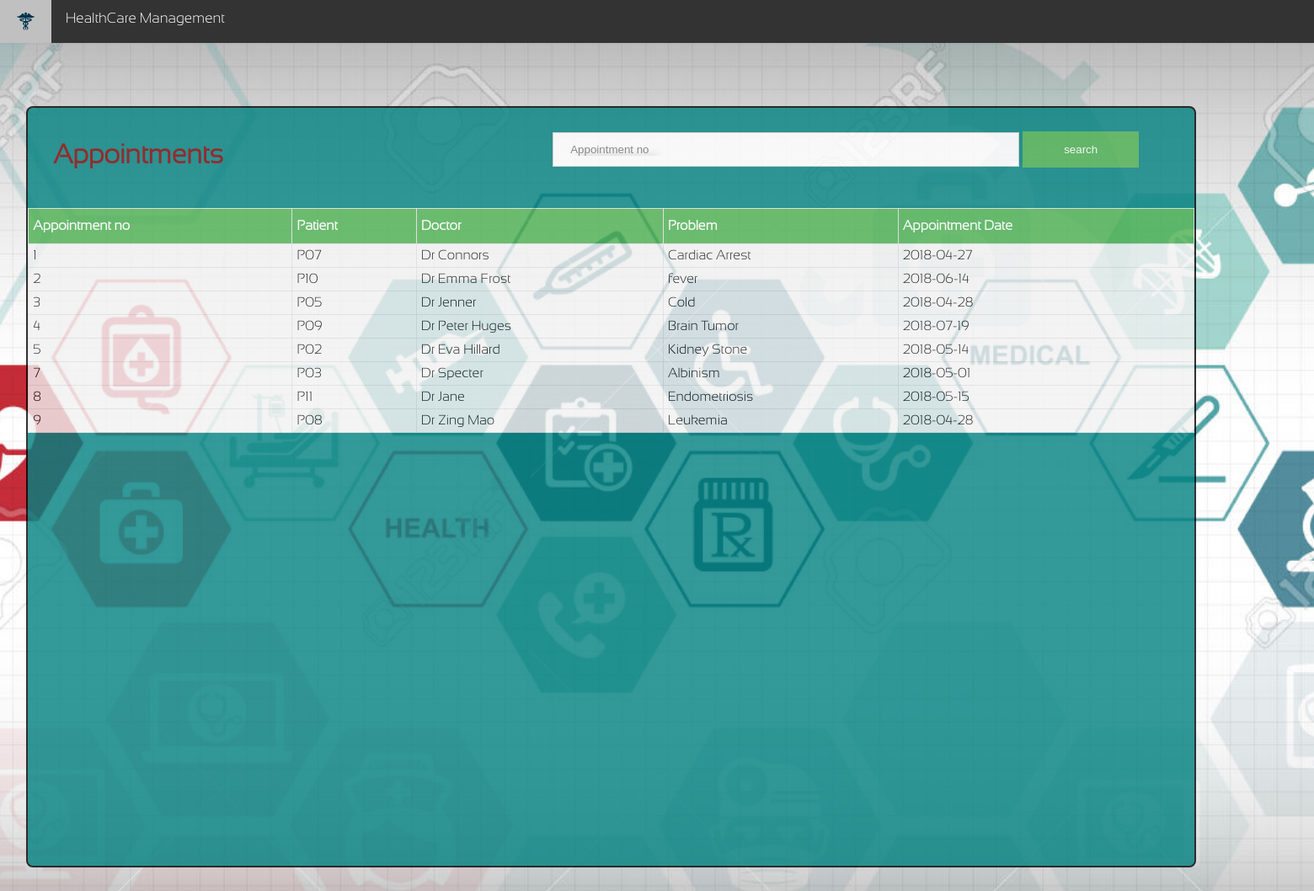
/appdet.php, run on the app's committed database.
### tables this page shows
CREATE TABLE appoinment(
	appno int NOT NULL,
	Pat_id varchar(10) NOT NULL,
	Doctor varchar(30),
	prob varchar(20),
	dat date,
	INDEX pat_ind1(Pat_id),
	FOREIGN KEY (Pat_id) REFERENCES patient(Pat_id)
		ON DELETE CASCADE ON UPDATE CASCADE

);

### pass.php (the view, shortened to what this page needs)
<?php
$db = mysqli_connect('localhost', 'root', '', 'dbms');
function appointment_det(){
global $db;
$query2="select * from appoinment";
	$result2=mysqli_query($db,$query2);
	while($row=mysqli_fetch_array($result2))
	{
		$appno=$row['appno'];
		$patid=$row['Pat_id'];
		$doc=$row['Doctor'];
		$prob=$row['prob'];
		$date=$row['dat'];
		echo "<tr class='tab'>
				<td>$appno</td>
				<td>$patid</td>
				<td>$doc</td>
				<td>$prob</td>
				<td>$date</td>
				</tr>";
	}
}
?>

### appdet.php (shortened to what this page needs)
<?php
include("pass.php");
?>
<!DOCTYPE html>
<html>
<head>
	<link rel="stylesheet" type="text/css" href="p.css">
</head>
<body>
<nav id="nav">
	<ul>
   <li><a href="#logo" class="logo"><img src="hi1.svg" height="23px" width="27px" /></a></li>
   <li><a href="home.php">HealthCare Management</a></li>
   </ul>
</nav>
<div id="box">
<h1>Appointments</h1>
<form method="post"  id="pat_search" action="search.php">
	<input type="text" name="appno" placeholder="Appointment no" class="appno">
	<button type='submit' name='search' class="search">search</button>
	</form>
<table id="customers">
  <tr>
    <th>Appointment no</th>
    <th>Patient</th>
    <th>Doctor</th>
    <th>Problem</th>
    <th>Appointment Date</th>
  </tr>
    <?php appointment_det(); ?>
</table>
</div>
</body>
</html>

### p.css (style rules this page uses)
body { margin:0;background-color: snow;padding: 0;background-image: url(mh.jpg); margin-top: 48px; background-repeat: no-repeat; background-position: center; background-size: cover; min-height:500px; background-attachment: fixed; padding: 5% 9% 10% 2%; }
nav { background-color: #333;position: fixed;top: 0;left:0;width: 100%;z-index: 1;margin: 0 auto;padding: 0; }
nav ul { list-style-type: none;margin: 0;padding: 0;overflow: hidden;background-color: #333; }
nav ul li { float: left; }
nav ul li a { display: inline-block; color: snow;text-align: center;text-decoration: none;padding: 14px 17px;height: 23px;font-size: 17px;font-family: sansation; }
nav a.logo { background-color: yellowgreen;color:black; }
#box { position: relative;min-width: 1240px;min-height: 900px; background-color: teal;border-radius: 8px;opacity: 0.8; border :2px solid black; }
h1 { font-family: sansation; color: maroon;position: absolute;left: 30px;top: 20px }
#customers { font-family: sansation; border-collapse: collapse; width: 100%;position: relative;top: 60px; }
#customers td, #customers th { border: 1px solid #ddd; padding: 5px; }
#customers tr { background-color: #f2f2f2; }
#customers th { padding-top: 12px; padding-bottom: 12px; text-align: left; background-color: #4CAF50; color: white; }
form { position: relative;left: 45%;top: 20px; }
button.search { background-color: #4CAF50;color: white;padding: 14px 20px;margin: 8px 0;border: none;cursor: pointer;width: 10%; }
input.appno { width: 40%; padding: 12px 20px; margin: 8px 0; display: inline-block; border: 1px solid #ccc; box-sizing: border-box; text-shadow: 10px 10px 10px; }

### data on the page
appoinment: appno "1", Pat_id "P07", Doctor "Dr Connors", prob "Cardiac Arrest", dat "2018-04-27"
appoinment: appno "2", Pat_id "P10", Doctor "Dr Emma Frost", prob "fever", dat "2018-06-14"
appoinment: appno "3", Pat_id "P05", Doctor "Dr Jenner", prob "Cold", dat "2018-04-28"
appoinment: appno "4", Pat_id "P09", Doctor "Dr Peter Huges", prob "Brain Tumor", dat "2018-07-19"
appoinment: appno "5", Pat_id "P02", Doctor "Dr Eva Hillard", prob "Kidney Stone", dat "2018-05-14"
appoinment: appno "7", Pat_id "P03", Doctor "Dr Specter", prob "Albinism", dat "2018-05-01"
appoinment: appno "8", Pat_id "P11", Doctor "Dr Jane", prob "Endometriosis", dat "2018-05-15"
appoinment: appno "9", Pat_id "P08", Doctor "Dr Zing Mao", prob "Leukemia", dat "2018-04-28"
